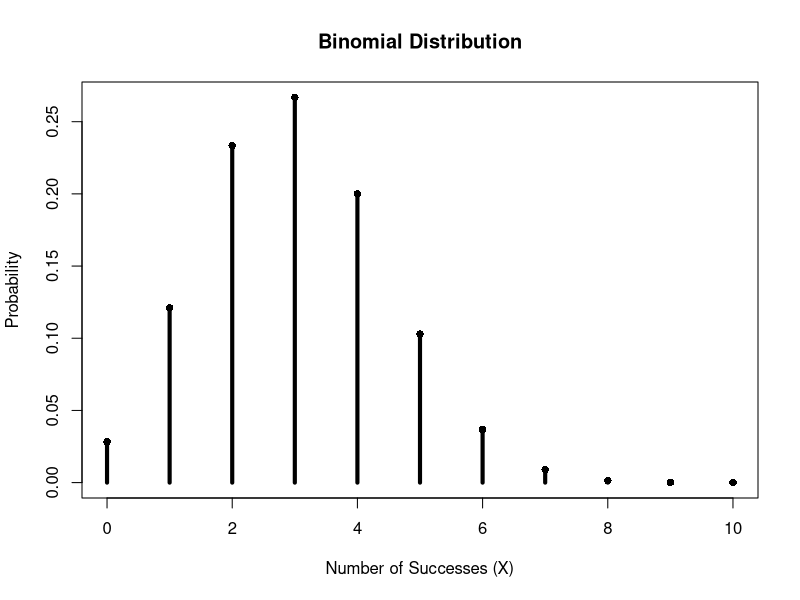
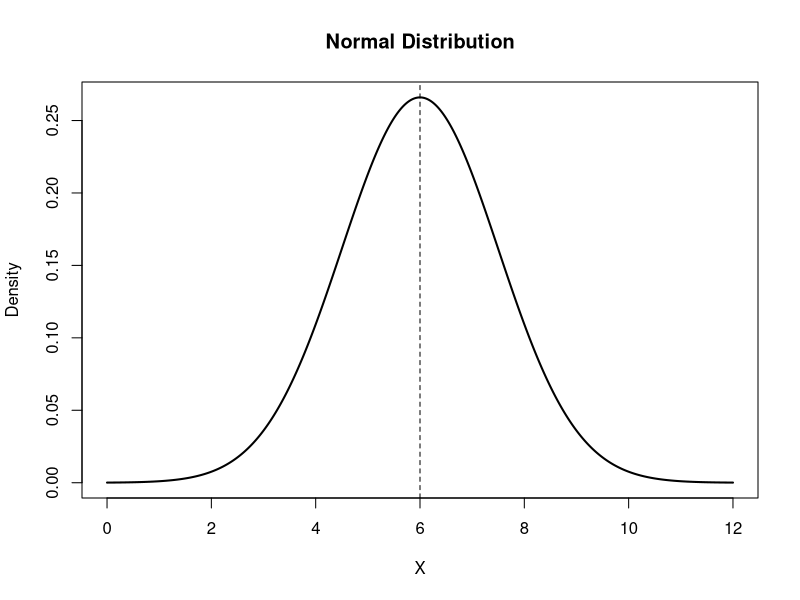
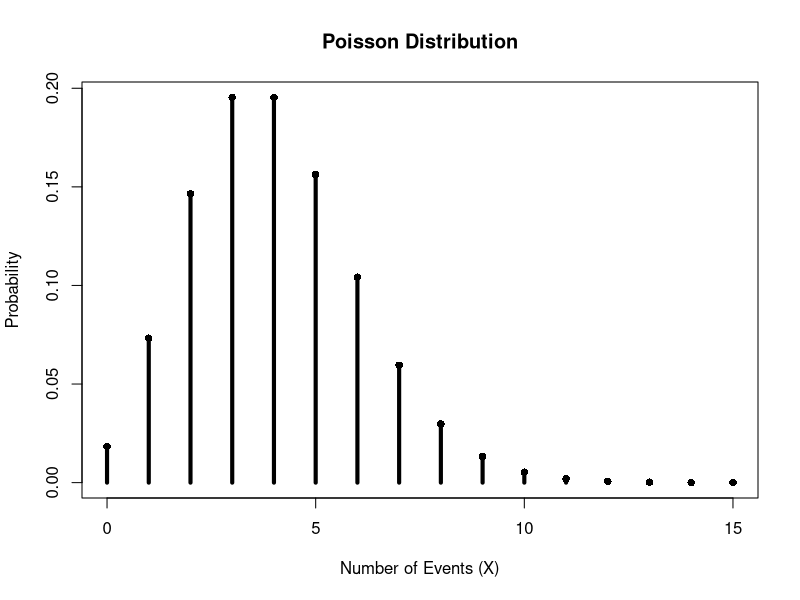
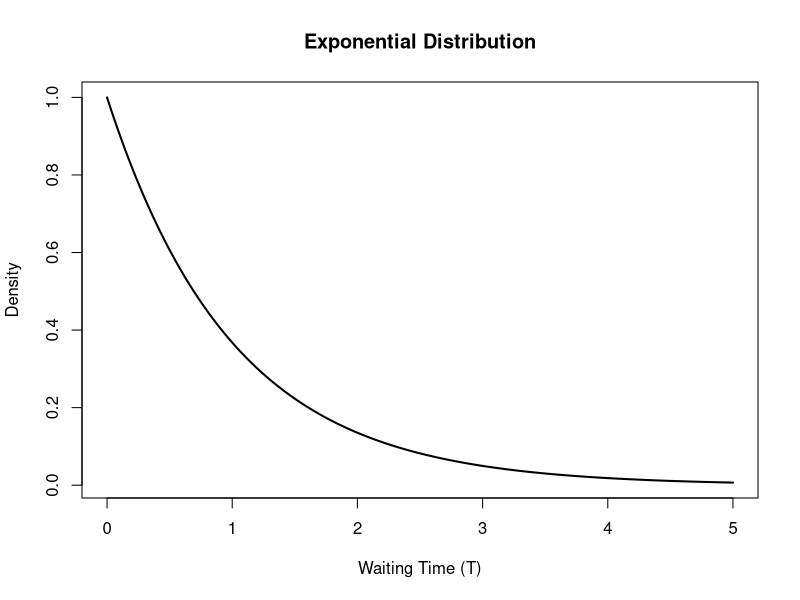

Write the R code that produced these figures, in order.
## ---- chunk 1
#| echo: false
#| fig-cap: "Binomial Distribution: n = 10, p = 0.30"

x <- 0:10

plot(
  x,
  dbinom(x, size = 10, prob = 0.30),
  type = "h",
  lwd = 4,
  xlab = "Number of Successes (X)",
  ylab = "Probability",
  main = "Binomial Distribution"
)

points(x, dbinom(x, size = 10, prob = 0.30), pch = 16)
## ---- chunk 2
#| echo: false
#| fig-cap: "Normal Distribution: μ = 6, σ = 1.5"

x <- seq(0, 12, length.out = 1000)

plot(
  x,
  dnorm(x, mean = 6, sd = 1.5),
  type = "l",
  lwd = 2,
  xlab = "X",
  ylab = "Density",
  main = "Normal Distribution"
)

abline(v = 6, lty = 2)
## ---- chunk 3
#| echo: false
#| fig-cap: "Poisson Distribution: λ = 4"

x <- 0:15

plot(
  x,
  dpois(x, lambda = 4),
  type = "h",
  lwd = 4,
  xlab = "Number of Events (X)",
  ylab = "Probability",
  main = "Poisson Distribution"
)

points(x, dpois(x, lambda = 4), pch = 16)
## ---- chunk 4
#| echo: false
#| fig-cap: "Exponential Distribution: λ = 1"

x <- seq(0, 5, length.out = 1000)

plot(
  x,
  dexp(x, rate = 1),
  type = "l",
  lwd = 2,
  xlab = "Waiting Time (T)",
  ylab = "Density",
  main = "Exponential Distribution"
)
